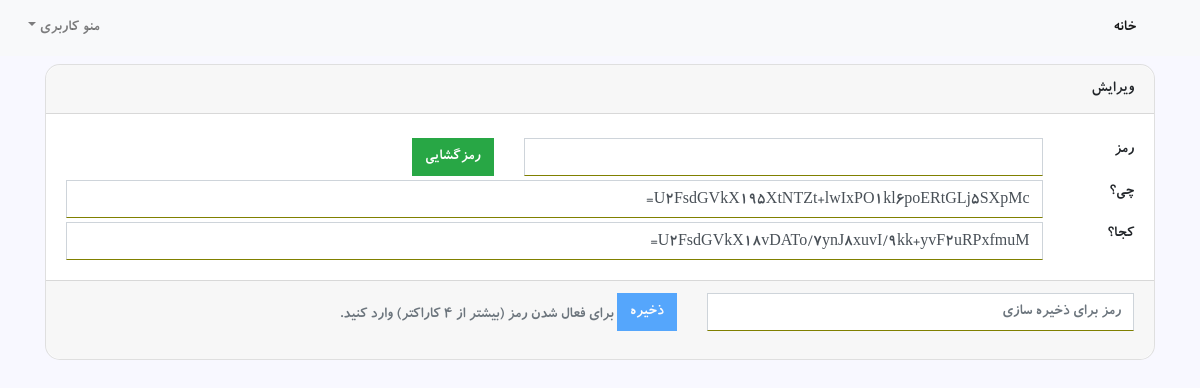
/edit/16 (signed in), run on the app's committed database.
### core/models.py (models this page shows, shortened)
class Item(models.Model):
    owner = models.ForeignKey(settings.AUTH_USER_MODEL,on_delete=models.CASCADE,related_name='items')
    what = models.CharField(max_length=150)
    where = models.CharField(max_length=150)
    passed = models.BooleanField(default=False)
    created_date = models.DateTimeField(auto_now_add=True)
    modified_date = models.DateTimeField(auto_now=True)
    class Meta:
        ordering = ('-created_date',)

### core/views.py (the view)
# urls.py: path('edit/<id>',views.edit,name='edit'),
@login_required
def edit(request,id):
    context = {}
    context['title'] = 'ویرایش'
    user = request.user
    item = get_object_or_404(Item,id=id)
    if item.owner != user:
        return redirect('home')
    else:
        form = ItemForm(request.POST or None, instance=item)
        if request.POST and form.is_valid():
            form.save()
            return redirect('home')
        else:
            context['form'] = form
            return render(request,'core/edit.html',context)

### core/forms.py
class ItemForm(forms.ModelForm):
    class Meta:
        model = Item
        fields = ("what",'where')

### pwa/templatetags/pwa.py (called while the page is built)
@register.inclusion_tag('pwa.html', takes_context=True)
def progressive_web_app_meta(context):
    return {
        setting_name: getattr(app_settings, setting_name)
        for setting_name in dir(app_settings)
        if setting_name.startswith('PWA_')
    }

### templates/core/edit.html (shortened to what this page needs)
{% extends 'base.html' %}
{% block content %}
{% load widget_tweaks %}
<div class="container mt-2 mx-auto">
    <div class="card text-right">
        <div class="card-header">
            ویرایش
        </div>
        <form id="myform" action="" method="POST">
            <div class="card-body">
                <div class="row mt-1">
                    <div class="col-1"><label for="pass_me">رمز</label></div>
                    <div class="col-6">
                        <input class="form-control" type="password" name="mypass" id="pass_me">
                    </div>
                    <div class="col-5">
                        <button class="btn btn-success" id="decom">رمزگشایی</button>
                    </div>
                </div>
                <div class="row mt-1">
                    <div class="col-1"><label for="id_what">چی؟</label></div>
                    <div class="col-11">
                        {{ form.what|add_class:"form-control"|attr:"placeholder:مثلا کفش، مسواک" }}
                    </div>
                </div>
                <div class="row mt-1">
                    <div class="col-1"><label for="id_where">کجا؟</label></div>
                    <div class="col-11">
                        {{ form.where|add_class:"form-control"|attr:"placeholder:تو کشو سوم جا کفشی" }}
                    </div>
                </div>
            </div>
            <div class="card-footer text-muted">
                <div class="row">
                    <div class="col-5">
                        <div class="form-group">
                          <input type="password" class="form-control" id="password" aria-describedby="helpId" placeholder="رمز برای ذخیره سازی">
                        </div>
                    </div>
                    <div class="col-5">
                        <button id="subbutton" disabled class="btn btn-primary">ذخیره</button>
                        <span>برای فعال شدن رمز  (بیشتر از 4 کاراکتر) وارد کنید.</span>
                    </div>
                </div>
            </div>
        </form>
    </div>
</div>
{% endblock content %}

### core/static/core/css/main.css (style rules this page uses)
* { border: none; border-radius: 0 !important; }
body { background-color: ghostwhite; }
.card { border-radius: 15px !important; }
.card-header { border-radius: 15px 15px 0 0 !important; }
.card-footer { border-radius: 0 0 15px 15px !important; }
input { border-bottom: olive 1px solid !important; }

### data on the page
Item: what "U2FsdGVkX195XtNTZt+lwIxPO1kl6poERtGLj5SXpMc=", where "U2FsdGVkX18vDATo/7ynJ8xuvI/9kk+yvF2uRPxfmuM="
